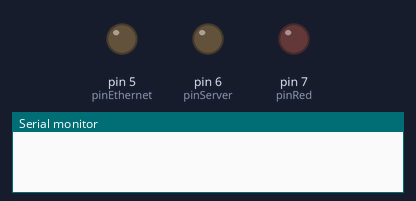
A sketch run on a simulated Arduino Uno, built for the host (arithmetic inside an expression is 32-bit, double 64-bit). Shown: output pins drawn as LEDs (lit = HIGH), the last lines printed to the serial monitor. WiFi joins after 1.5 s; servers stay silent unless stated; uploads are accepted with an empty reply.

Above: at 0.0 s.
At 1.6 s:
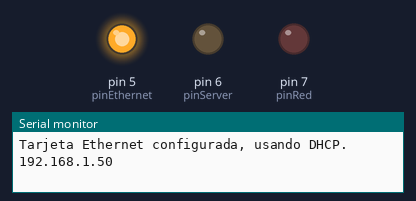
At 2.8 s:
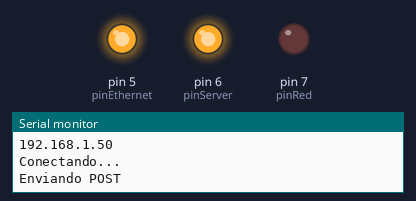
Timing chart, 0 to 4.3 s (numbered marks = the images above):
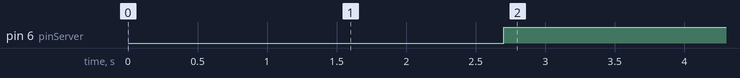

The sketch:

Conexion_Localhost.ino
```cpp
#include <Ethernet.h>
#include <SPI.h>

//pines.
int pinEthernet = 5;
int pinServer = 6;
int pinRed = 7;

//Dirección MAC de la tarjeta Ethernet.
byte mac[] = { 0xDE, 0xAD, 0xBE, 0xEF, 0xFE, 0xED };
//IPAddress server(127, 0, 0, 1); //IP del servidor local.
char server[] = "192.168.0.106";
//char server[] = {127, 0, 0, 1};
IPAddress ip(192, 168, 0 , 111); //IP de la tarjeta.
int port = 80;

//Inicializa la libreria EthernetClient
EthernetClient client;

void setup(){
  Serial.begin(9600);

  //Configuracion de Pines.
  pinMode(pinEthernet, OUTPUT);
  pinMode(pinServer, OUTPUT);
  pinMode(pinRed, OUTPUT);

  if (Ethernet.begin(mac) == 0){
    //Intentar la configuracion usando una IP estatica.
    Serial.println("Tarjeta Ethernet configurada, IP estatica.");
    Ethernet.begin(mac, ip);
    digitalWrite(pinEthernet, HIGH);
  } else {
    Serial.println("Tarjeta Ethernet configurada, usando DHCP.");
    digitalWrite(pinEthernet, HIGH);
  }

  Serial.println(Ethernet.localIP());
  delay(1000);
  Serial.println("Conectando...");

}

void loop(){

   while(!client.connected()){
    client.connect(server, port);
    digitalWrite(pinServer, LOW);
  }
  digitalWrite(pinServer, HIGH);

  if (client.connected()) {
    Serial.println("Enviando POST");
    String data = "door=door1&battery=90&activity=outside_open&hour=11:35 am";
    client.println("POST /estatus HTTP/1.1");
    client.println("Host: 192.168.0.106");
    client.println("Connection: keep-alive");
    client.print("Content-Length: ");
    client.println(data.length());
    client.println("Cache-Control: max-age=0");
    client.println("Content-Type: application/x-www-form-urlencoded");
    client.println("Accept-Language: en-US,en;q=0.8");
    client.println();
    client.print(data);
    client.println();
    client.stop();
  }

}
```

Measured:
- by itself, pin 6 (pinServer): LOW → HIGH at 2.7 s
